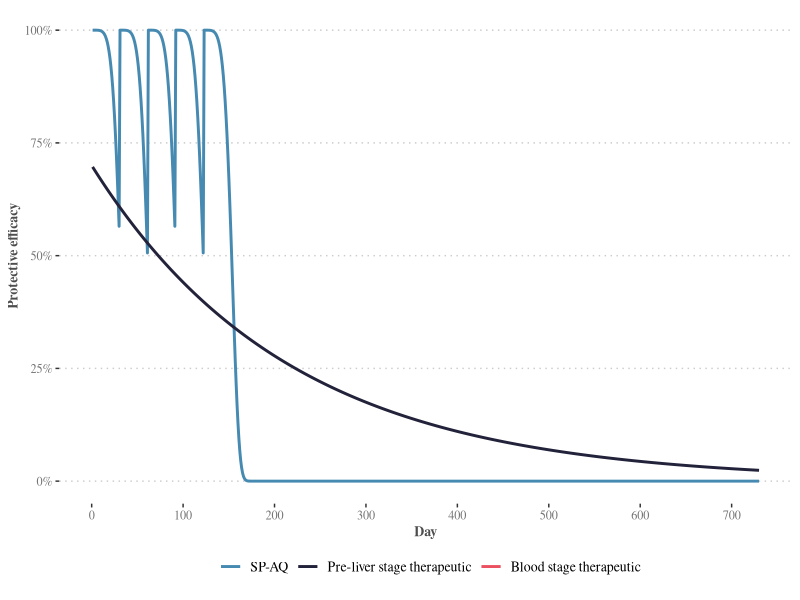
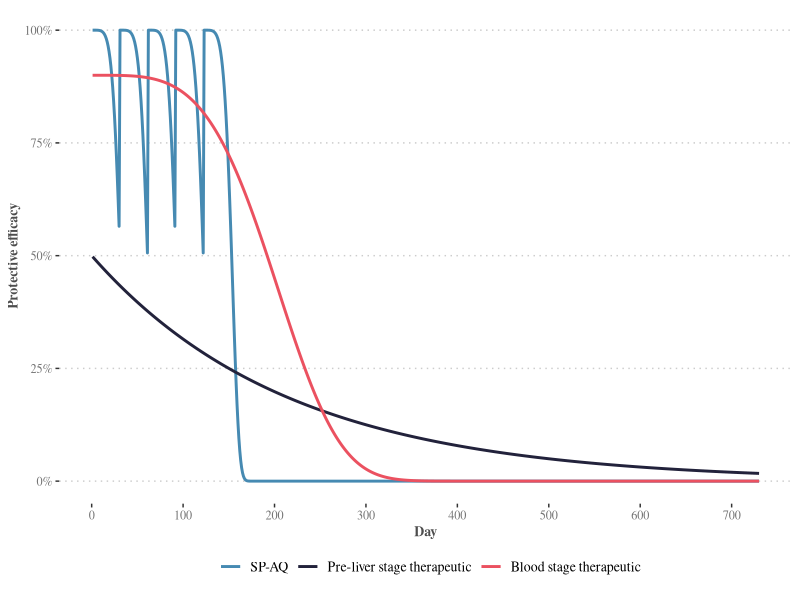
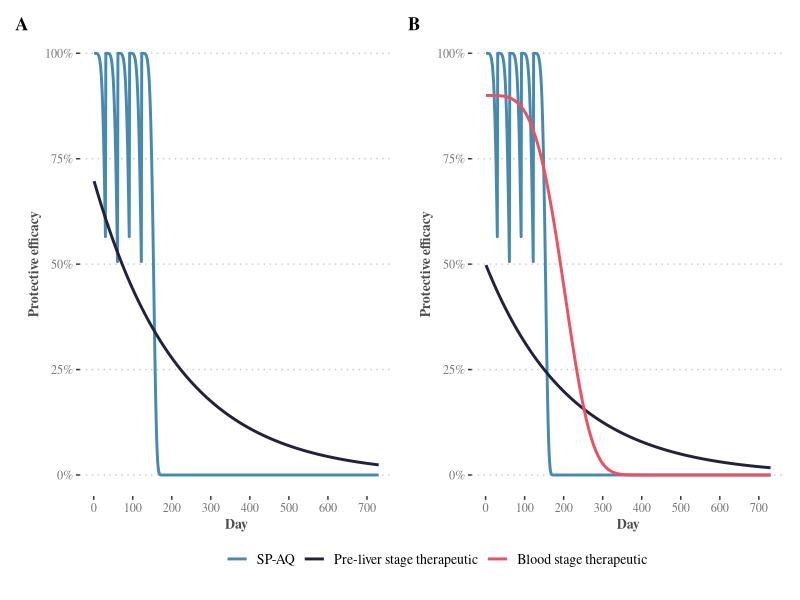

Write R code to recreate these figures, in order. (Note: this script raises an error after producing the figures.)
############################################################
#
# Visualises sample product profiles
#
# Written by Lydia Braunack-Mayer
############################################################

# Setup ------------------------------------------------------------------------

rm(list = ls())
library(ggplot2)
library(dplyr)
library(tidyr)
library(patchwork)

# Define colours
cols <- c("#468AB2", "#22223B", "#EB5160", "#ffa74f")

# Define weibull decay function
weibull <- function(t, L, k) exp(-(t/L)^k * log(2))



# Sample profile 1 -------------------------------------------------------------

## Define data to plot ---------------------------------------------------------

# Set up data
df <- data.frame(t = 1:730,
                 "SPAQ" = NA,
                 "PE" = NA,
                 "BS" = NA)

# Construct intervention decay profiles
SPAQ <- 1 * weibull(df$t, L = 31.1, k = 5.4)
df$SPAQ <- SPAQ
df$SPAQ[31:730] <- SPAQ[1:700]
df$SPAQ[62:730] <- SPAQ[1:669]
df$SPAQ[92:730] <- SPAQ[1:639]
df$SPAQ[123:730] <- SPAQ[1:608]
df$PE <- 0.7 * weibull(df$t, L = 150, k = 1)

# Format data
df <- df %>%
  pivot_longer(cols = SPAQ:BS,
               names_to = "intervention")
df <- df %>%
  mutate(intervention = case_match(intervention,
                                   "SPAQ" ~ "SP-AQ",
                                   "PE" ~ "Pre-liver stage therapeutic",
                                   "BS" ~ "Blood stage therapeutic")) %>%
  mutate(intervention = factor(intervention, levels = c("SP-AQ", "Pre-liver stage therapeutic", "Blood stage therapeutic")))


## Construct plot --------------------------------------------------------------

p <- ggplot()

p <- p + geom_line(data = df, aes(x = t, y = value, colour = intervention), linewidth = 1)

p <- p + theme(panel.border = element_blank(), 
               panel.background = element_blank(),
               strip.background = element_blank(),
               panel.grid.major.y = element_line(colour = "grey80", linetype = "dotted"),
               panel.grid.major.x = element_blank(),
               panel.grid.minor = element_blank(),
               text = element_text(family = "Times"),
               axis.line = element_blank(),
               axis.text = element_text(colour = "grey45", margin = margin(t = 5)),
               axis.title = element_text(colour = "grey30", face="bold", size = 10), 
               legend.text = element_text(size = 10),
               legend.key = element_blank(),
               legend.position = "bottom",
               legend.margin = margin(0, 0, 10, 0))

p <- p + scale_colour_manual(values = cols) +
  scale_x_continuous(breaks = seq(0, 700, 100)) +
  scale_y_continuous(labels = paste0(seq(0, 100, 25), "%"))

p <- p + labs(x = "Day",
              y = "Protective efficacy",
              colour = "")

p


# Sample profile 2 -------------------------------------------------------------

## Define data to plot ---------------------------------------------------------

# Set up data
df <- data.frame(t = 1:730,
                 "SPAQ" = NA,
                 "PE" = NA,
                 "BS" = NA)

# Construct intervention decay profiles
SPAQ <- 1 * weibull(df$t, L = 31.1, k = 5.4)
df$SPAQ <- SPAQ
df$SPAQ[31:730] <- SPAQ[1:700]
df$SPAQ[62:730] <- SPAQ[1:669]
df$SPAQ[92:730] <- SPAQ[1:639]
df$SPAQ[123:730] <- SPAQ[1:608]
df$PE <- 0.5 * weibull(df$t, L = 150, k = 1)
df$BS <- 0.9 * weibull(df$t, L = 200, k = 4)

# Format data
df <- df %>%
  pivot_longer(cols = SPAQ:BS,
               names_to = "intervention")
df <- df %>%
  mutate(intervention = case_match(intervention,
                                   "SPAQ" ~ "SP-AQ",
                                   "PE" ~ "Pre-liver stage therapeutic",
                                   "BS" ~ "Blood stage therapeutic")) %>%
  mutate(intervention = factor(intervention, levels = c("SP-AQ", "Pre-liver stage therapeutic", "Blood stage therapeutic")))


## Construct plot --------------------------------------------------------------

q <- ggplot()

q <- q + geom_line(data = df, aes(x = t, y = value, colour = intervention), linewidth = 1)

q <- q + theme(panel.border = element_blank(), 
               panel.background = element_blank(),
               strip.background = element_blank(),
               panel.grid.major.y = element_line(colour = "grey80", linetype = "dotted"),
               panel.grid.major.x = element_blank(),
               panel.grid.minor = element_blank(),
               text = element_text(family = "Times"),
               axis.line = element_blank(),
               axis.text = element_text(colour = "grey45", margin = margin(t = 5)),
               axis.title = element_text(colour = "grey30", face="bold", size = 10), 
               legend.text = element_text(size = 10),
               legend.key = element_blank(),
               legend.position = "bottom",
               legend.margin = margin(0, 0, 10, 0))

q <- q + scale_colour_manual(values = cols) +
  scale_x_continuous(breaks = seq(0, 700, 100)) +
  scale_y_continuous(labels = paste0(seq(0, 100, 25), "%"))

q <- q + labs(x = "Day",
              y = "Protective efficacy",
              colour = "")

q



# Construct final plot ---------------------------------------------------------

p + q +
  plot_layout(guides = "collect") +
  plot_annotation(tag_levels = "A") &
  theme(legend.position = "bottom",
        plot.tag = element_text(family = "Times", face = "bold"))


# Save plot --------------------------------------------------------------------

ggsave(filename = "data_and_figures/supplement_fig11/fig11.jpg",
       plot = last_plot(),
       width = 8,
       height = 3,
       dpi = 400)

